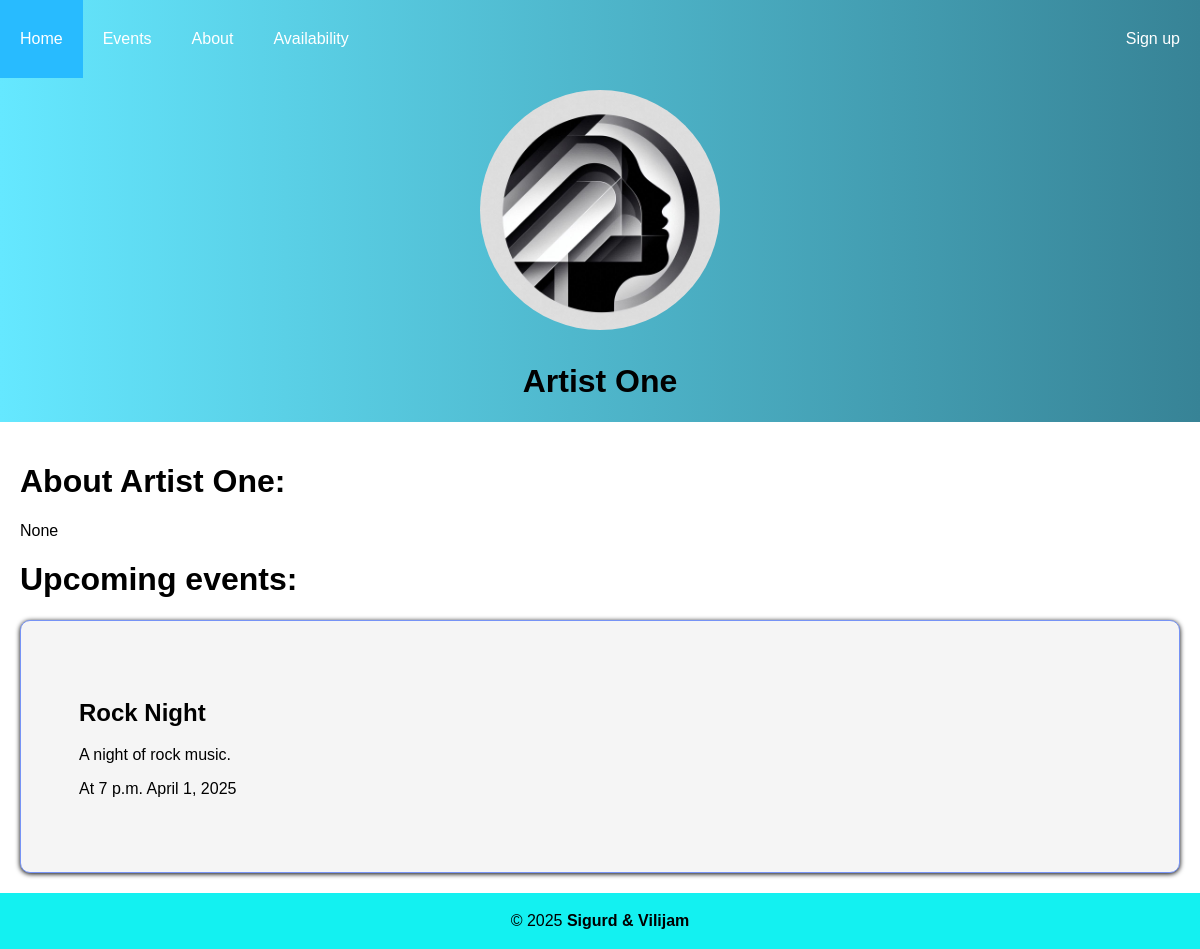
Page /artist/1/ on the committed database.
### app/models.py (models this page shows, shortened)
class Artist(models.Model):
    user = models.OneToOneField(User, on_delete=models.CASCADE, related_name="artist_user")
    artistimage = models.ImageField(upload_to="artistpics/", default="artistpics/default.png", null=True, blank=True)
    artistfans = models.ManyToManyField(User, related_name="artist_fans", null=True, blank=True)
    genres = models.ManyToManyField(Genre, related_name="artists", null=True, blank=True)

class User(AbstractUser):
    choices = [
        ("fan", "Fan"),
        ("artist", "Artist"),
        ("venue", "Venue"),
        ("doorman", "Doorman"),
    ]
    role = models.CharField(max_length=100, choices=choices, default="fan")
    profilename = models.CharField(max_length=100) # Name on profile different from username and full name
    bio = models.TextField(max_length=1000, null=True, blank=True)
    profilepic = models.ImageField(upload_to="profilepics/", default="profilepics/default.png", null=True, blank=True)

class Events(models.Model):
    eventname = models.CharField(max_length=100)
    eventdate = models.DateField()
    eventtime = models.TimeField()
    location = models.ForeignKey(Location, on_delete=models.CASCADE, related_name="events")
    eventdescription = models.TextField()
    eventimage = models.ImageField(upload_to="eventpics/", default="eventpics/default.png", null=True, blank=True)
    EventArtists = models.ManyToManyField(Artist, through="EventArtists", related_name="event_artists")
    eventvenue = models.ForeignKey(Venue, on_delete=models.CASCADE, related_name="event_venue")
    ticketsold = models.IntegerField(default=0)
    ticketprice = models.DecimalField(max_digits=5, decimal_places=2)
    genres = models.ManyToManyField(Genre, related_name="events")
    authorized_doormen = models.ManyToManyField(Doorman, related_name="events", null=True, blank=True)

### app/views.py (the view)
# urls.py: path("artist/<int:artist_id>/", views.artistprofile, name="artistprofile"),
def artistprofile(request, artist_id):
    artist = get_object_or_404(Artist, id=artist_id)
    events = Events.objects.filter(EventArtists=artist)
    return render(request, "artistprofile.html",{"artist":artist, "events":events})

### templates/artistprofile.html (shortened to what this page needs)
{%extends "base.html"%}
{%block content%}
<div class="profilepic"><img src="{{ artist.user.profilepic.url }}" width="20%" alt="Profile Picture"><h1>{{ artist.user.profilename }}</h1></div>
<div class="container">
<h1>About {{artist.user.profilename}}:</h1>
<p>{{artist.user.bio}}</p>
<h1>Upcoming events:</h1>
    {%if events%}
        {%for event in events%}
            <div class="card">
                <h2><a href="{% url 'event' event.id %}">{{ event.eventname }}</a></h2>
                <p>{{event.eventdescription}}</p>
                <p>At {{event.eventtime}} {{event.eventdate}}</p>
            </div>
        {%endfor%}
    {%else%}
            <p>No upcoming events</p>
    {%endif%}
</div>
{%endblock%}

### static/css/base.css (style rules this page uses)
body { font-family: Verdana, Geneva, Tahoma, sans-serif; background: linear-gradient(rgb(255, 255, 255), rgb(255, 255, 255)); margin: 0; }
.container { max-width: 1200px; margin: 0 auto; padding: 20px; }
.card { background-color: whitesmoke; border: 1px rgb(118, 147, 245) solid; box-shadow: 0 1px 5px; padding: 5%; font-size: medium; border-radius: 10px; }
.card a { display: block; height: 100%; width: 100%; color: inherit; text-decoration: none; }

### templates/artistprofile.html (style rules this page uses)
.profilepic { display: flex; justify-content: center ; background:linear-gradient(to right,rgb(101, 232, 255), rgb(55, 131, 150)); flex-direction: column; align-items: center; }
img { border-radius: 50%; padding: 1%; border: 1%; }

### rows in the picture
Artist: user.profilepic (placeholder picture), user.profilename "Artist One", user.bio "None"
Events: eventname "Rock Night", eventdescription "A night of rock music.", eventtime "7 p.m.", eventdate "April 1, 2025"
